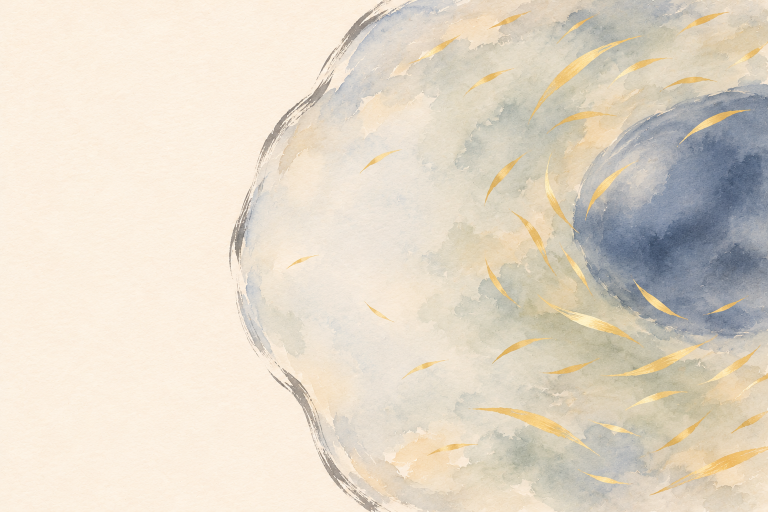
#> input picture reference/ink-pages/science/originals/liu-cell-1.png, 1536 x 1024 px (shown at 1/2 size); its folder holds 5 pictures in this run
$ python build_liu.py
#> lines starting #> are read from the running program, lines starting #| are printed output that depends on the picture; after the words box and inside, x2 and y2 are one past the last pixel; in counts of white or black regions, pixels touching at a corner belong together
### reference/ink-pages/science/build_science.py
"""Build the Science page's paintings.

Round 3 (Mo, November 4, 2026; spec docs/superpowers/specs/2026-11-04-science-california-design.md):
the page opens on the science ("Our science starts in the cell.") and turns from an Asian feel to
California. Every picture is a Codex painting (Mo's ChatGPT plan, no API spend; orders in prompts/,
sent by paint.sh) in the homepage close's way of painting, ink and wash with light colour:

- zoom: the opening and "Why start with the cell?" as one slow zoom (Mo, November 9, 2026: the
  desk at the window was plain and the town did not say "cell"). Since November 10 it starts
  inside the cell and pulls back (Mo picked A of four ideas for the first screen): the inside of
  one cell (zoom-inside-1), that cell whole, its mitochondria as slivers of gold (zoom-cell-2),
  a climber's hand gripping warm granite (climb-hand-1), then the climber herself, a woman in her
  sixties on a sunlit wall high above Yosemite Valley, Half Dome across it (end-climb-3; Mo picked
  her on November 12, 2026 of three new last pictures after finding the grandfather and grandchild
  walking away "a little boring"). Upright windows get the hand and the climber painted again as
  tall pictures (tall-climb-hand-1-*, tall-end-climb-3-1). The inside view, the hand and the
  climber fill the window, so they keep their whole frame and no feathered edge; the cell is
  cropped to its ink. The inside view's gold slivers are lifted off it (lifted()) and ship beside
  it as one picture of pieces, so each can drift on its own. The earlier last views (the walker
  and his hand, zoom-hills-1 and zoom-hand-2; the pair hand in hand, zoom-pair-1 and
  zoom-hands-3) no longer ship; their originals stay.
- places: Dr. Liu's path, Berkeley, Salzburg and Today, each a Codex repaint of the October
  handscroll's cut with light washes (wash-<place>-1). Today keeps the handscroll's own gold-leaf
  sun, cut from its old picture and set in the new sky (SUN).
- journals: the research, bound journals on a library table, three laid open (journals-1).
- picnic: Ask BiGH Science, two camp mugs on a redwood picnic table (picnic-1).

Each painting's paper is divided out and lifted to white (reference/ink-pages/about/build_about.py),
so it multiplies onto the page's paper with no box, and its outer edge is feathered. Phones get
tighter cuts. The October pictures (the handscroll's Okayama cut, the scrolls, the health scenes,
the mugs) and round 3's desk and town no longer ship; their originals stay in originals/.

usage: python -X utf8 reference/ink-pages/science/build_science.py
"""

import json
import subprocess
import sys
from pathlib import Path

import cv2
import numpy as np
from PIL import Image

HERE = Path(__file__).resolve().parent
REPO = HERE.parents[2]
sys.path.insert(0, str(REPO / "reference/ink-pages/about"))
import build_about as bd  # noqa: E402

ba = bd.ba
OUT = REPO / "public/images/science/ink"
URL = "/images/science/ink"
TS = REPO / "src/components/science/ink/science-art.ts"
ORIG = HERE / "originals"
PLATES = HERE / "plates"
# Bump when a shipped picture changes after it has been pushed (the image optimizer caches by URL).
V = "v3"
# The loose takes (November 4): the first takes (journals-1, picnic-1) read as tidy illustrations;
# each was painted again far more loosely (paint.sh loose-*). The zoom (November 9): the hand's and
# the cell's first takes read as a realistic hand and a schoolbook diagram; each was ordered again
# looser (prompts/zoom-hand-2.txt, zoom-cell-2.txt).
TAKES = {
    "zoom-inside": "zoom-inside-1",
    "zoom-climb": "end-climb-3",
    "zoom-climb-phone": "tall-end-climb-3-1",
    "zoom-climb-hand": "climb-hand-1",
    "zoom-climb-hand-phone": "tall-climb-hand-1-1",
    "zoom-cell": "zoom-cell-2",
    "berkeley": "wash-berkeley-1",
    "salzburg": "wash-salzburg-1",
    "today": "wash-today-1",
    "journals": "loose-journals-1-1",
    "picnic": "loose-picnic-1-1",
}
EDGE = 0.03
PHONE_FADE = 0.08
# Phone cuts (left, right) as shares of the wide picture's width; their cut ends fade to paper.
PHONE = {
    "berkeley": (0.14, 0.86),
    "salzburg": (0.1, 0.94),
    "today": (0.12, 0.92),
    "journals": (0.18, 0.82),
    "picnic": (0.12, 0.88),
}
# Today's sun: the handscroll's gold leaf (old place-today-v1.webp), set at this point of the new
# painting (shares of its width and height), this wide (a share of its width).
SUN = (0.6, 0.2, 0.062)

bd.ORIG = ORIG
bd.URL = URL
bd.V = V
ba.OUT = OUT
ba.PLATES = PLATES


def load(key):
    return Image.open(ORIG / f"{TAKES[key]}.png").convert("RGB")


# [11 lines left out: function faded, not called in this run]


def to_img(arr):
    return Image.fromarray(np.clip(np.rint(arr), 0, 255).astype(np.uint8))


def flat(img):
    """Paper divided out and lifted to white."""
    return bd.levelled(bd.divided(img))


# [11 lines left out: function calmer_blue, not called in this run]


def inked(img, pad=0.04, level=236):
    """Cropped to its ink (the box found on the picture itself)."""
    return img.crop(bd.ink_box(np.asarray(img), level=level, pad=pad))


# [8 lines left out: function phone_cut, not called in this run]


def art(img, name, width):
    return bd.art_of(bd.feathered(img, EDGE), f"{name}-{V}", width)


# [174 lines left out: functions with_phone, lifted, pieces, lowered, zoom, sun_leaf and 3 more, not called in this run]


# [8 lines that do not run on import are left out]

### reference/ink-pages/science/build_liu.py
"""Build Dr. Liu's part of the Science page: "the gold he studies".

Mo found the part plain (a small dark studio photograph on bare paper, November 11, 2026), saw five
ideas mocked on the real page (reference/ink-pages/mockups/science-liu/) and picked C: his painted
portrait in front of one huge cell, its mitochondria slivers of gold that drift slowly, as on the
page's first screen.

- The cell is a Codex painting with no person in it (originals/liu-cell-1.png, order
  prompts/liu-cell-1.txt): its paper divided out, so it multiplies onto the page's paper.
- He is the shipped painted portrait (public/images/products/nuricell/ink/liu-v1.webp): his real
  face, never generated. He hides the cell behind him (figure_cover), and his loose brush edge
  lies over it.
- The gold slivers that stand clear of him and of the plate's edges are painted out of the plate
  (gold(), plate()) and ship as pieces of one picture beside it (piece_of(), build_science.pieces()),
  so each can drift on its own; the rest stay painted where they are.
- Two plates: a wide one (bare paper on its left for the words, the cell running off the window's
  right edge) and a tall one for phones. Each has its own picture of drifting pieces.

Output: public/images/science/ink/liu-cell-<V>.webp, liu-cell-gold-<V>.webp, liu-cell-phone-<V>.webp,
liu-cell-phone-gold-<V>.webp and src/components/science/ink/liu-art.ts. Nothing else of the page is
rebuilt.

usage: python -X utf8 reference/ink-pages/science/build_liu.py
"""

import json
import subprocess
import sys
from pathlib import Path

import cv2
import numpy as np
from PIL import Image

HERE = Path(__file__).resolve().parent
sys.path.insert(0, str(HERE))
import build_science as bs  # noqa: E402  (its helpers; importing it builds nothing)

bd = bs.bd
REPO, OUT, URL, ORIG = bs.REPO, bs.OUT, bs.URL, bs.ORIG
TS = REPO / "src/components/science/ink/liu-art.ts"
PORTRAIT = REPO / "public/images/products/nuricell/ink/liu-v1.webp"
TAKE = "liu-cell-1"
# Bump when a shipped picture changes after it has been pushed (the image optimizer caches by URL).
V = "v1"

# Each plate: its canvas (w, h); how much larger the painting is drawn and where its corner goes;
# his portrait's width and corner; where the plate dries out into the paper (shares of the canvas:
# left, right, top, foot); how far up from the foot he dries out; the width it ships at.
PLATES = {
    "wide": {
        "name": "liu-cell",
        "canvas": (2200, 1024),
        "scale": 1.25,
        "at": (420, -128),
        "figure": {"width": 640, "x": 1130, "y": 96},
        "fade": (0.0, 0.0, 0.07, 0.12),
        "dry": 0.14,
        "width": 2200,
    },
    "phone": {
        "name": "liu-cell-phone",
        "canvas": (1100, 1180),
        "scale": 1770 / 1536,
        "at": (-470, 0),
        "figure": {"width": 700, "x": 60, "y": 150},
        "fade": (0.05, 0.0, 0.06, 0.12),
        "dry": 0.14,
        "width": 1100,
    },
}
# A sliver drifts only if it keeps this far (canvas px) from him and from the plate's edges: it
# travels a few px and turns a little (people.module.css, --reach).
CLEAR = 22


# [12 lines left out: functions smooth_ramp, wobble, not called in this run]


def paper_out(img):
    """Paper -> white, ink kept. The paper is the median of the brightest tenth of the picture
    (the cell runs off three of its edges, so the picture's frame is not paper, as build_about's
    divided() takes it to be)."""
    arr = np.asarray(img.convert("RGB")).astype(np.float32)
    lum = arr.mean(axis=2)
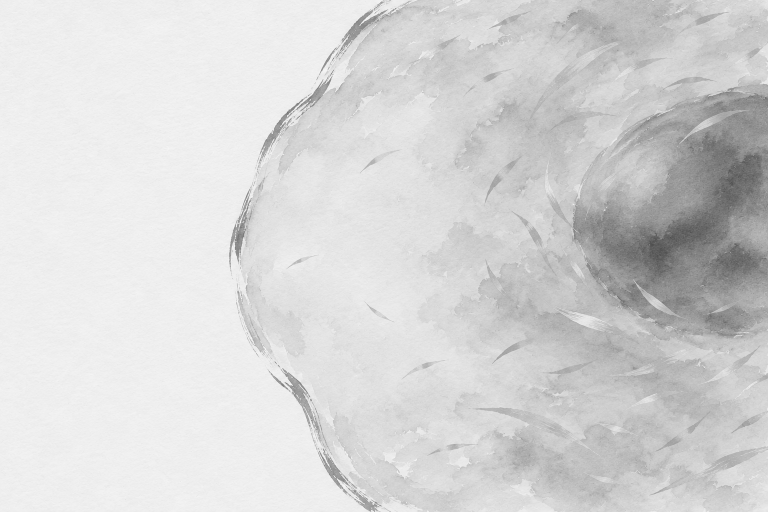
#> lum: shape (1024, 1536) float32 (shown at 1/2 size); min 73.67, max 253.7, mean 214
    paper = np.median(arr[lum >= np.quantile(lum, 0.9)], axis=0)
#> paper = [253, 242, 227]
    return bs.to_img(np.clip(arr / paper * 255.0 * 1.02, 0, 255))
#> in to_img, `return Image.fromarray(np.clip(np.rint(arr), 0, 255).astype(np.uint8))`:
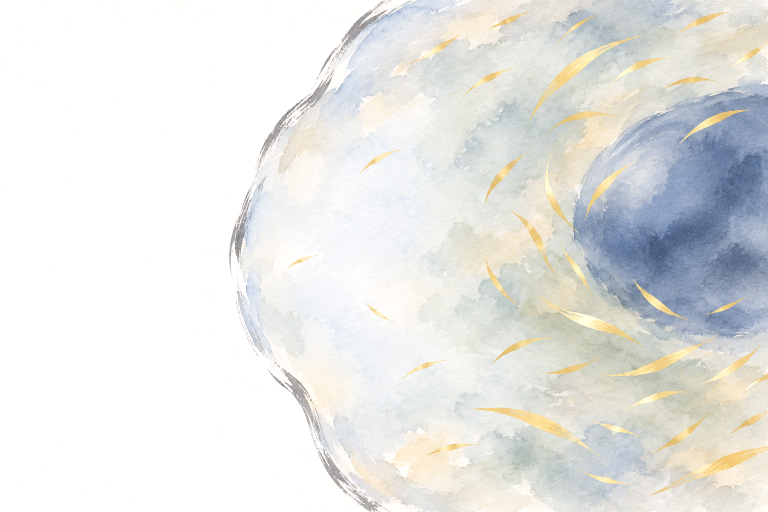
#> returned value: PIL image 1536x1024 RGB (shown at 1/2 size); mean R, G, B 230.5, 231.1, 228.7


# [56 lines left out: functions placed, figure_cover, kept, him_on, not called in this run]


def disc(n):
    return cv2.getStructuringElement(cv2.MORPH_ELLIPSE, (n, n))


def gold(cell):
    """The painting's gold slivers: a label picture (0 where there is none) and each sliver's
    (label, x, y, w, h, area). The gold is this painting's one strong warm colour (red well over
    blue, and saturated); its sand washes are pale and stay out. build_science.lifted() is tuned
    to the opening's painting: here it took a sand wash for gold and left the slivers pale."""
    rgb = np.asarray(cell).astype(np.float32)
    sat = cv2.cvtColor(np.asarray(cell), cv2.COLOR_RGB2HSV)[..., 1].astype(np.float32) / 255.0
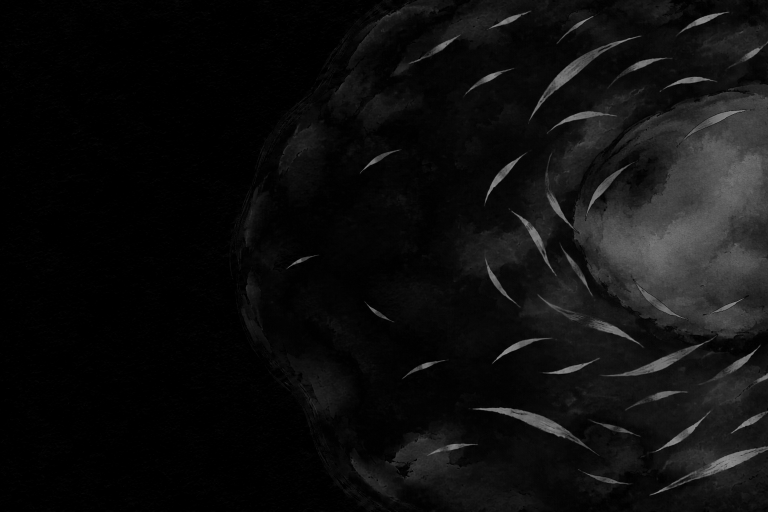
#> sat: shape (1024, 1536) float32 (shown at 1/2 size); min 0, max 0.584, mean 0.0562
    key = ((rgb[..., 0] - rgb[..., 2] > 55) & (sat > 0.30)).astype(np.uint8)
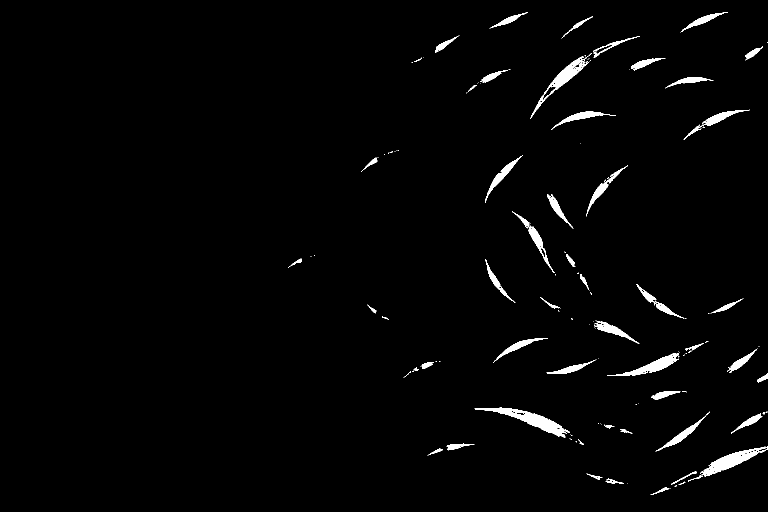
#> key: shape (1024, 1536) (shown at 1/2 size); values 0 (black) and 1 (white), 1.8% white; 131 white regions (78 under 20 px), largest, box (x1, y1, x2, y2) and area: (949, 815, 1140, 876) 2816, (1400, 893, 1536, 953) 2393, (1060, 106, 1183, 238) 2012
    # A sliver's dry-brush streaks and pale middle belong to it: it travels as one piece.
    body = cv2.morphologyEx(key, cv2.MORPH_CLOSE, disc(9))
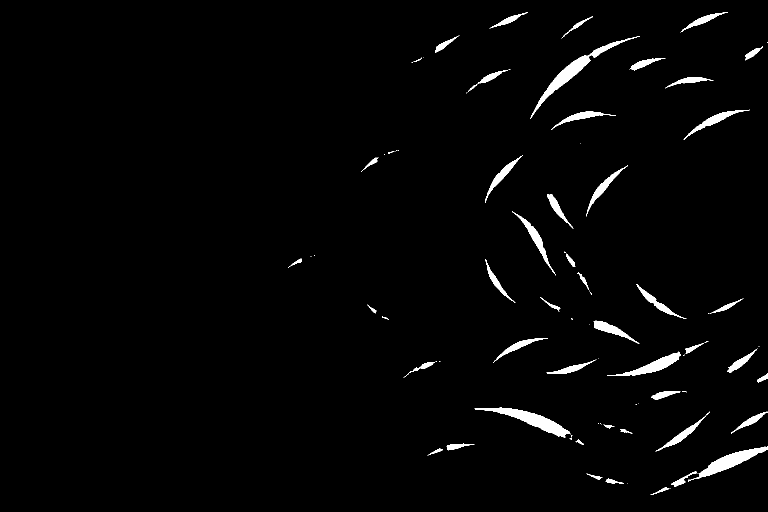
#> body: shape (1024, 1536) (shown at 1/2 size); values 0 (black) and 1 (white), 2% white; 94 white regions (44 under 20 px), largest, box (x1, y1, x2, y2) and area: (1060, 72, 1280, 238) 3222, (949, 815, 1141, 876) 3014, (1376, 893, 1536, 963) 2704
    count, labels, stats, _ = cv2.connectedComponentsWithStats(body, connectivity=8)
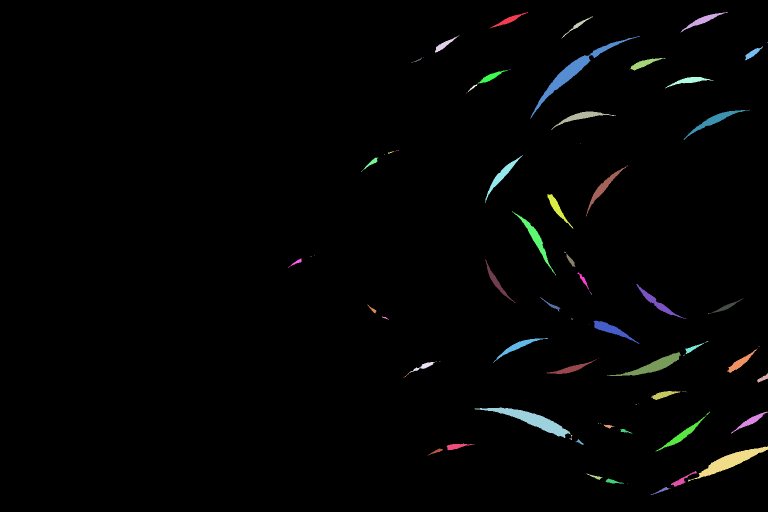
#> labels: shape (1024, 1536) int32 (shown at 1/2 size); 95 distinct labels, from 0 to 94; one colour per label, 0 black
#> count = 95; stats = 95 rows, first 6: [0, 0, 1536, 1024, 1541985], [979, 24, 77, 33, 468], [1361, 24, 95, 41, 698], [1123, 33, 63, 44, 256], [870, 71, 48, 34, 371], [919, 70, 1, 1, 1]
    found = [(i, *(int(v) for v in stats[i])) for i in range(1, count) if stats[i, cv2.CC_STAT_AREA] >= 60]
#> found = 47 items, first 6: (1, 979, 24, 77, 33, 468), (2, 1361, 24, 95, 41, 698), (3, 1123, 33, 63, 44, 256), (4, 870, 71, 48, 34, 371), (6, 1060, 72, 220, 166, 3222), (8, 1490, 93, 36, 28, 323)
    return labels, found


# [16 lines left out: functions box_on, adrift, not called in this run]


PAD = 8


# [51 lines left out: functions piece_of, plate, write_ts, not called in this run]


if __name__ == "__main__":
    cell = paper_out(Image.open(ORIG / f"{TAKE}.png"))
    labels, slivers = gold(cell)
#> slivers has the same summary as found in gold
#> (the run stopped early here; a loop or call above may not have finished)
